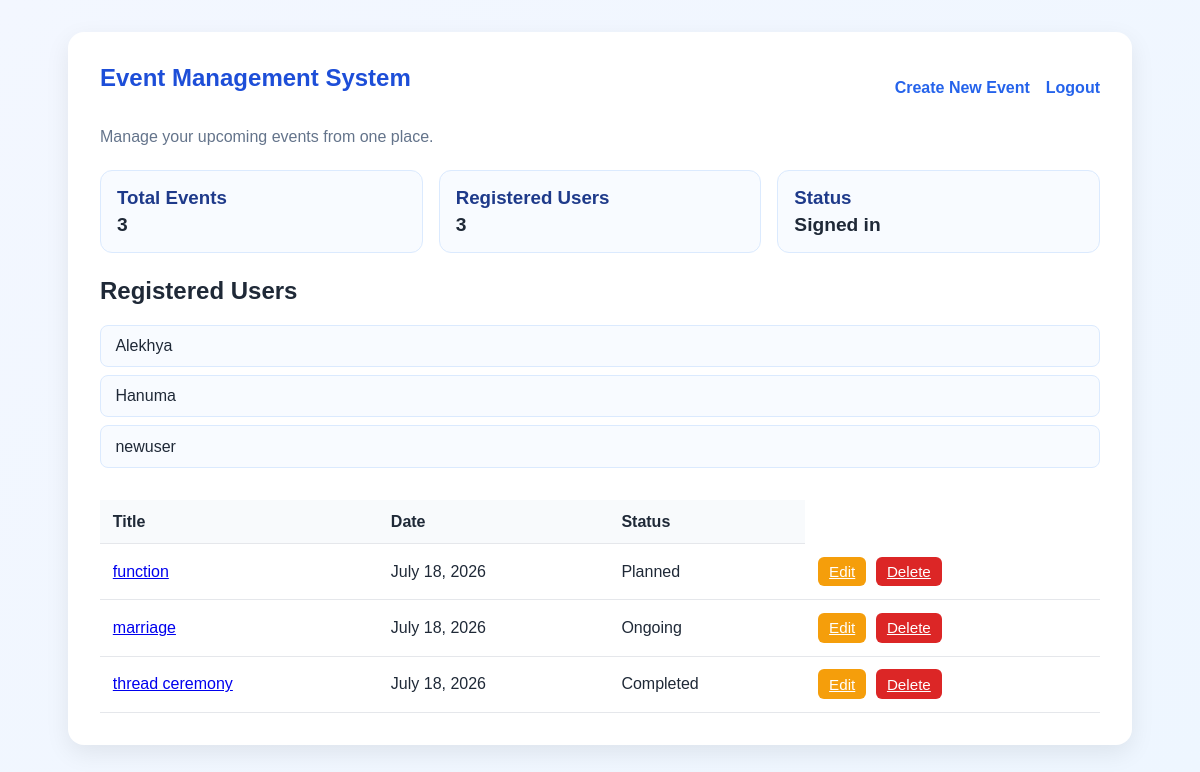
Screenshot of / (signed in) with the database file from the repository.
### event/models.py (models this page shows, shortened)
class Event(models.Model):
    title = models.CharField(max_length=200)
    description = models.TextField(blank=True)
    date = models.DateField()
    status = models.CharField(max_length=50, default='Planned')
    owner = models.ForeignKey(
        settings.AUTH_USER_MODEL,
        related_name='events',
        on_delete=models.CASCADE,
        blank=True,
        null=True,
    )

### event/views.py (the view)
# urls.py: 2. Add a URL to urlpatterns:  path('', views.home, name='home')
@login_required(login_url='login')
def home(request):
    events = Event.objects.order_by('date')
    registered_users = User.objects.order_by('username')
    registrations_count = registered_users.count()
    return render(request, 'event/home.html', {
        'events': events,
        'registered_users': registered_users,
        'registrations_count': registrations_count,
    })

### event/templates/event/home.html (shortened to what this page needs)
<!DOCTYPE html>
<html lang="en">
<head>
    {% load static %}
    <link rel="stylesheet" href="{% static 'event/styles.css' %}">
</head>
<body>
    <div class="container">
        <nav class="top-nav">
            <h1>Event Management System</h1>
            <div class="actions">
                {% if user.is_authenticated %}
                    <a href="{% url 'event-create' %}">Create New Event</a>
                    <a href="{% url 'logout' %}">Logout</a>
                {% else %}
                    <a href="{% url 'login' %}">Login</a>
                    <a href="{% url 'register' %}">Register</a>
                {% endif %}
            </div>
        </nav>
        <p class="subtitle">Manage your upcoming events from one place.</p>
        <div class="dashboard-grid">
            <div class="card">
                <h3>Total Events</h3>
                <p>{{ events.count }}</p>
            </div>
            <div class="card">
                <h3>Registered Users</h3>
                <p>{{ registrations_count }}</p>
            </div>
            <div class="card">
                <h3>Status</h3>
                <p>{% if user.is_authenticated %}Signed in{% else %}Guest{% endif %}</p>
            </div>
        </div>
        <div class="section-block">
            <h2>Registered Users</h2>
            {% if registered_users %}
                <ul class="user-list">
                    {% for user in registered_users %}
                        <li>{{ user.username }}</li>
                    {% endfor %}
                </ul>
            {% else %}
                <p>No registered users yet.</p>
            {% endif %}
        </div>
        {% if events %}
            <table>
                <thead>
                    <tr>
                        <th>Title</th>
                        <th>Date</th>
                        <th>Status</th>
                    </tr>
                </thead>
                <tbody>
                    {% for event in events %}
                        <tr>
                            <td><a href="{% url 'event-detail' event.pk %}">{{ event.title }}</a></td>
                            <td>{{ event.date }}</td>
                            <td>{{ event.status }}</td>
                            <td>
                                <a class="btn btn-edit" href="{% url 'event-update' event.pk %}">Edit</a>
                                <a class="btn btn-delete" href="{% url 'event-delete' event.pk %}" onclick="return confirm('Delete this event?')">Delete</a>
                            </td>
                        </tr>
                    {% endfor %}
                </tbody>
            </table>
        {% else %}
            <p>No events yet. Create one to get started.</p>
        {% endif %}
    </div>
</body>
</html>

### event/static/event/styles.css (style rules this page uses)
body { font-family: Arial, sans-serif; margin: 0; background: linear-gradient(135deg, #f3f7ff, #eef6ff); color: #1f2937; }
.container { max-width: 1000px; margin: 2rem auto; background: #ffffff; padding: 2rem; border-radius: 16px; box-shadow: 0 8px 24px rgba(0, 0, 0, 0.08); }
h1 { color: #1d4ed8; margin-top: 0; }
.top-nav { display: flex; justify-content: space-between; align-items: center; gap: 1rem; margin-bottom: 1rem; }
.subtitle { color: #64748b; margin-bottom: 1.5rem; }
.actions { display: flex; gap: 1rem; flex-wrap: wrap; }
.actions a, .link { color: #2563eb; text-decoration: none; font-weight: 600; }
.dashboard-grid { display: grid; grid-template-columns: repeat(auto-fit, minmax(180px, 1fr)); gap: 1rem; margin-bottom: 1.5rem; }
.card { background: #f8fbff; border: 1px solid #dbeafe; border-radius: 12px; padding: 1rem; }
.card h3 { margin: 0 0 0.3rem; color: #1e3a8a; }
.card p { margin: 0; font-size: 1.2rem; font-weight: 700; }
.section-block { margin: 1.5rem 0 2rem; }
.user-list { list-style: none; padding: 0; display: grid; gap: 0.5rem; }
.user-list li { background: #f8fbff; border: 1px solid #dbeafe; border-radius: 8px; padding: 0.7rem 0.9rem; }
table { width: 100%; border-collapse: collapse; margin-top: 1rem; }
th, td { padding: 0.8rem; border-bottom: 1px solid #e5e7eb; text-align: left; }
th { background: #f8fafc; }
.btn { display: inline-block; padding: 0.4rem 0.7rem; border-radius: 6px; margin-right: 0.3rem; font-size: 0.95rem; }
.btn-edit { background: #f59e0b; color: white; }
.btn-delete { background: #dc2626; color: white; }

### rows the page displays
Event: title "function", date "July 18, 2026", status "Planned"
Event: title "marriage", date "July 18, 2026", status "Ongoing"
Event: title "thread ceremony", date "July 18, 2026", status "Completed"

### other values shown
{{ events.count }} "3"
{{ registrations_count }} "3"
{{ user.username }} "Alekhya"
{{ user.username }} "Hanuma"
{{ user.username }} "newuser"
